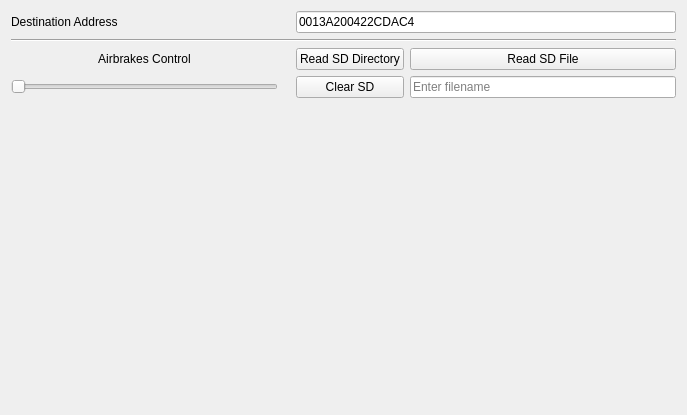
<?xml version="1.0" encoding="UTF-8"?>
<ui version="4.0">
 <class>RemoteControlWindow</class>
 <widget class="QWidget" name="RemoteControlWindow">
  <property name="geometry">
   <rect>
    <x>0</x>
    <y>0</y>
    <width>687</width>
    <height>415</height>
   </rect>
  </property>
  <property name="windowTitle">
   <string>RemoteControlWindow</string>
  </property>
  <layout class="QGridLayout" name="gridLayout">
   <item row="4" column="3">
    <widget class="QPushButton" name="ClearSDButton">
     <property name="text">
      <string>Clear SD</string>
     </property>
    </widget>
   </item>
   <item row="1" column="0" colspan="5">
    <widget class="Line" name="line">
     <property name="orientation">
      <enum>Qt::Orientation::Horizontal</enum>
     </property>
    </widget>
   </item>
   <item row="3" column="0">
    <widget class="QLabel" name="label">
     <property name="text">
      <string>Airbrakes Control</string>
     </property>
     <property name="alignment">
      <set>Qt::AlignmentFlag::AlignCenter</set>
     </property>
    </widget>
   </item>
   <item row="3" column="4">
    <widget class="QPushButton" name="ReadSDFileButton">
     <property name="text">
      <string>Read SD File</string>
     </property>
    </widget>
   </item>
   <item row="4" column="4">
    <widget class="QLineEdit" name="SDFileName">
     <property name="placeholderText">
      <string>Enter filename</string>
     </property>
    </widget>
   </item>
   <item row="4" column="0">
    <widget class="QSlider" name="AirbrakesSlider">
     <property name="minimum">
      <number>1395</number>
     </property>
     <property name="maximum">
      <number>1660</number>
     </property>
     <property name="orientation">
      <enum>Qt::Orientation::Horizontal</enum>
     </property>
    </widget>
   </item>
   <item row="6" column="0">
    <spacer name="verticalSpacer">
     <property name="orientation">
      <enum>Qt::Orientation::Vertical</enum>
     </property>
     <property name="sizeHint" stdset="0">
      <size>
       <width>20</width>
       <height>40</height>
      </size>
     </property>
    </spacer>
   </item>
   <item row="3" column="3">
    <widget class="QPushButton" name="ReadSDDirectoryButton">
     <property name="text">
      <string>Read SD Directory</string>
     </property>
    </widget>
   </item>
   <item row="0" column="0">
    <widget class="QLabel" name="label_2">
     <property name="text">
      <string>Destination Address</string>
     </property>
    </widget>
   </item>
   <item row="0" column="3" colspan="2">
    <widget class="QLineEdit" name="DestinationAddress">
     <property name="text">
      <string>0013A200422CDAC4</string>
     </property>
     <property name="maxLength">
      <number>16</number>
     </property>
    </widget>
   </item>
  </layout>
 </widget>
 <resources/>
 <connections/>
</ui>
